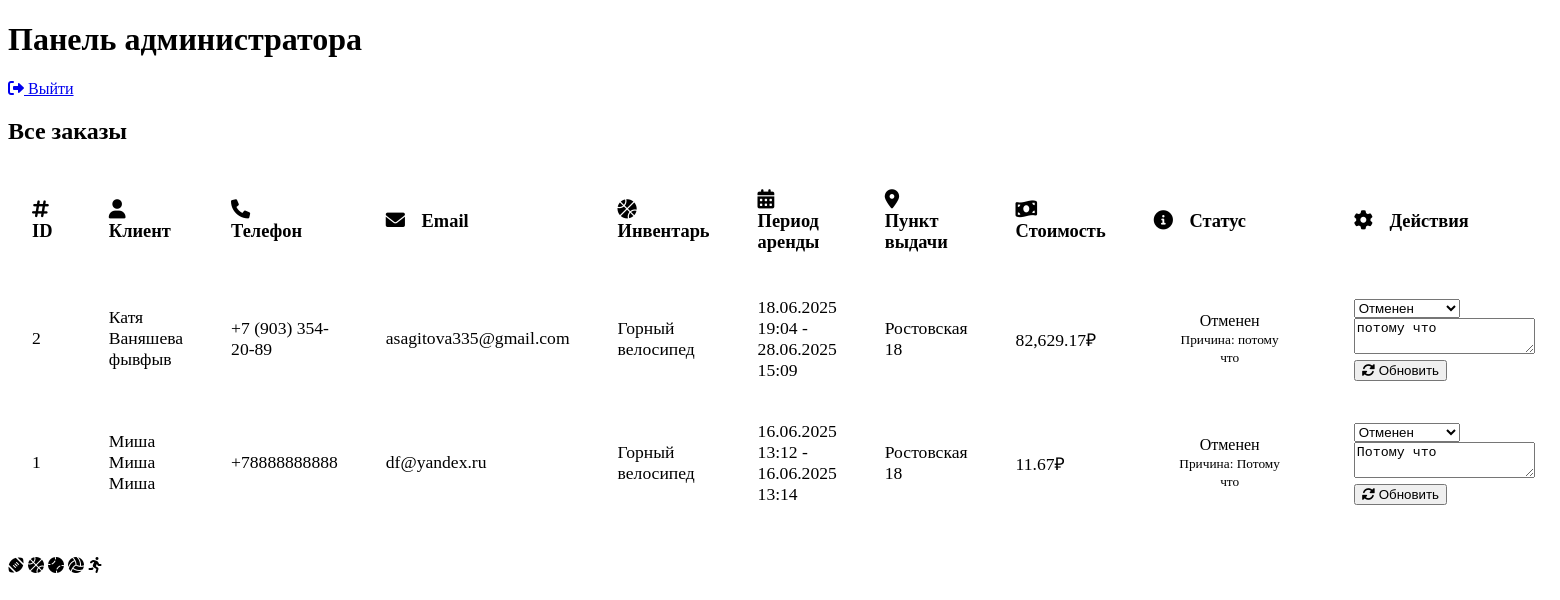
Page /admin.php (signed in) on the committed database.
### tables this page shows
CREATE TABLE `orders` (
  `order_id` int NOT NULL,
  `user_id` int NOT NULL,
  `equipment_id` int NOT NULL,
  `point_id` int NOT NULL,
  `start_time` datetime NOT NULL,
  `end_time` datetime NOT NULL,
  `total_price` decimal(10,2) NOT NULL,
  `payment_method` enum('cash','card') NOT NULL,
  `status` enum('new','confirmed','completed','cancelled') DEFAULT 'new',
  `cancellation_reason` text NOT NULL COMMENT 'Причина отмены заказа',
  `created_at` timestamp NULL DEFAULT CURRENT_TIMESTAMP
);

CREATE TABLE `users` (
  `user_id` int NOT NULL,
  `full_name` varchar(100) NOT NULL,
  `phone` varchar(20) NOT NULL,
  `email` varchar(100) NOT NULL,
  `login` varchar(50) NOT NULL,
  `password` varchar(255) NOT NULL,
  `registration_date` timestamp NULL DEFAULT CURRENT_TIMESTAMP
);

CREATE TABLE `equipment` (
  `equipment_id` int NOT NULL,
  `name` varchar(100) NOT NULL,
  `type` varchar(50) NOT NULL,
  `price_per_hour` decimal(10,2) NOT NULL,
  `available_quantity` int NOT NULL,
  `description` text
);

CREATE TABLE `pickup_points` (
  `point_id` int NOT NULL,
  `address` varchar(200) NOT NULL,
  `working_hours` varchar(100) NOT NULL
);

### functions.php (called while the page is built, shortened)
<?php
function get_all_orders($pdo) {
    $stmt = $pdo->prepare("
        SELECT o.*, u.full_name, u.phone, u.email, e.name as equipment_name, p.address
        FROM orders o
        JOIN users u ON o.user_id = u.user_id
        JOIN equipment e ON o.equipment_id = e.equipment_id
        JOIN pickup_points p ON o.point_id = p.point_id
        ORDER BY created_at DESC
    ");
    $stmt->execute();
    return $stmt->fetchAll(PDO::FETCH_ASSOC);
}
?>

### admin.php (the view, shortened to what this page needs)
<?php
include 'config.php';
include 'functions.php';
$orders = get_all_orders($pdo);
?>
<!DOCTYPE html>
<html lang="ru">
<head>
    <link rel="stylesheet" href="https://cdnjs.cloudflare.com/ajax/libs/font-awesome/6.0.0/css/all.min.css">
    <link rel="stylesheet" href="style.css">
</head>
<body>
    <div class="container">
        <div class="sports-bg">
            <header>
                <h1 class="header-title">Панель администратора</h1>
                <a href="logout.php" class="btn logout-btn">
                    <i class="fas fa-sign-out-alt"></i> Выйти
                </a>
            </header>
            <h2 class="page-title">Все заказы</h2>
            <table class="orders-table">
                <thead>
                    <tr>
                        <th><i class="fas fa-hashtag"></i> ID</th>
                        <th><i class="fas fa-user"></i> Клиент</th>
                        <th><i class="fas fa-phone"></i> Телефон</th>
                        <th><i class="fas fa-envelope"></i> Email</th>
                        <th><i class="fas fa-basketball"></i> Инвентарь</th>
                        <th><i class="fas fa-calendar-alt"></i> Период аренды</th>
                        <th><i class="fas fa-map-marker-alt"></i> Пункт выдачи</th>
                        <th><i class="fas fa-money-bill-wave"></i> Стоимость</th>
                        <th><i class="fas fa-info-circle"></i> Статус</th>
                        <th><i class="fas fa-cog"></i> Действия</th>
                    </tr>
                </thead>
                <tbody>
                    <?php foreach ($orders as $order): ?>
                        <tr>
                            <td data-label="ID"><?= $order['order_id'] ?></td>
                            <td data-label="Клиент"><?= htmlspecialchars($order['full_name']) ?></td>
                            <td data-label="Телефон"><?= htmlspecialchars($order['phone']) ?></td>
                            <td data-label="Email"><?= htmlspecialchars($order['email']) ?></td>
                            <td data-label="Инвентарь"><?= htmlspecialchars($order['equipment_name']) ?></td>
                            <td data-label="Период аренды" class="period-cell">
                                <?= date('d.m.Y H:i', strtotime($order['start_time'])) ?> -<br>
                                <?= date('d.m.Y H:i', strtotime($order['end_time'])) ?>
                            </td>
                            <td data-label="Пункт выдачи"><?= htmlspecialchars($order['address']) ?></td>
                            <td data-label="Стоимость"><?= number_format($order['total_price'], 2) ?>₽</td>
                            <td data-label="Статус">
                                <span class="status-badge status-<?= $order['status'] ?>">
                                    <?php
                                    $statuses = [
                                        'new' => 'Новый',
                                        'confirmed' => 'Подтвержден',
                                        'completed' => 'Выполнен',
                                        'cancelled' => 'Отменен'
                                    ];
                                    echo $statuses[$order['status']];
                                    ?>
                                    <?php if ($order['status'] === 'cancelled' && !empty($order['cancellation_reason'])): ?>
                                        <br><small>Причина: <?= htmlspecialchars($order['cancellation_reason']) ?></small>
                                    <?php endif; ?>
                                </span>
                            </td>
                            <td data-label="Действия">
                                <form method="POST" class="status-form">
                                    <select name="new_status" class="status-select" onchange="toggleCancelReason(this, <?= $order['order_id'] ?>)">
                                        <option value="cancelled" <?= $order['status'] === 'cancelled' ? 'selected' : '' ?>>Отменен</option>
                                    </select>
                                    <div id="cancel-reason-<?= $order['order_id'] ?>" class="cancel-reason" style="display: <?= $order['status'] === 'cancelled' ? 'block' : 'none' ?>;">
                                        <textarea name="cancellation_reason" placeholder="Укажите причину отмены" class="form-control"><?= htmlspecialchars($order['cancellation_reason'] ?? '') ?></textarea>
                                    </div>
                                    <button type="submit" name="update_status" class="update-btn">
                                        <i class="fas fa-sync-alt"></i> Обновить
                                    </button>
                                </form>
                            </td>
                        </tr>
                    <?php endforeach; ?>
                </tbody>
            </table>
            <div class="sports-icons">
                <i class="fas fa-football-ball"></i>
                <i class="fas fa-basketball-ball"></i>
                <i class="fas fa-baseball-ball"></i>
                <i class="fas fa-volleyball-ball"></i>
                <i class="fas fa-running"></i>
            </div>
        </div>
    </div>
</body>
</html>

### style.css (style rules this page uses)
.orders-table { width: 100%; border-collapse: collapse; margin-bottom: 2rem; box-shadow: var(--shadow-sm); background-color: white; border-radius: var(--border-radius); overflow: hidden; font-size: 1.1rem; }
.orders-table th, .orders-table td { padding: 1.25rem 1.5rem; text-align: left; border-bottom: 1px solid var(--border-color); vertical-align: middle; }
.orders-table th { background-color: var(--light); font-weight: 600; color: var(--dark); font-size: 1.15rem; padding-top: 1.5rem; padding-bottom: 1.5rem; }
.orders-table th i { margin-right: 0.75rem; color: var(--primary); font-size: 1.2rem; }
.status, .status-badge { display: inline-block; padding: 0.5rem 1rem; border-radius: 50px; font-size: 1rem; font-weight: 500; min-width: 120px; text-align: center; }

### rows in the picture
orders: order_id "2", user.full_name "Катя Ваняшева фывфыв", user.phone "+7 (903) 354-20-89", user.email "asagitova335@gmail.com", equipment.name "Горный велосипед", start_time "18.06.2025 19:04", end_time "28.06.2025 15:09", point.address "Ростовская 18", total_price "82,629.17", status "Отменен", cancellation_reason "потому что", new_status "Отменен"
orders: order_id "1", user.full_name "Миша Миша Миша", user.phone "+78888888888", user.email "df@yandex.ru", equipment.name "Горный велосипед", start_time "16.06.2025 13:12", end_time "16.06.2025 13:14", point.address "Ростовская 18", total_price "11.67", status "Отменен", cancellation_reason "Потому что", new_status "Отменен"
